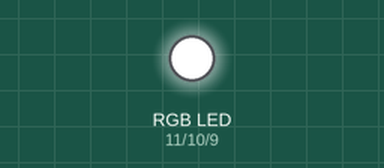
This sketch was run on a simulated Arduino Uno, built with avr-gcc and run on an emulated ATmega328P. Shown: an RGB LED mixed from three pins (HIGH = lit). What the sketch prints to the serial monitor is not drawn.

Above: at 2.4 s.
Timing chart, 0 to 3.9 s (numbered marks = the images above):
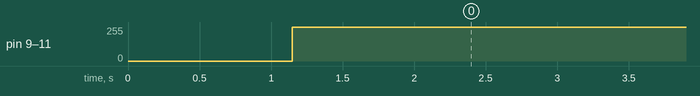

Measured:
- by itself, pin 9 (blue), pin 10 (green): 0/255 → 255/255 at 1.1 s
- by itself, pin 11 (red): 0/255 → 255/255 at 1.2 s

The sketch:

RGB.ros.ino
```cpp
int green = 10;
int red = 11;
int blue = 9;

void setup()
{
  Serial.begin(9600);
  pinMode(green, OUTPUT);
  pinMode(red, OUTPUT);
  pinMode(blue, OUTPUT);
}

void loop()
{
  for (int i = 0; i<256; i++)
  {
    analogWrite(green, i);
    analogWrite(red, i);
    analogWrite(blue, i);
    Serial.println(i);
    //delay(5);

  }

  for (int i = 256; i>0; i--)
  {
    analogWrite(green, i);
    analogWrite(red, i);
    analogWrite(blue, i);
    Serial.println(i);
    //delay(5);

  }
}
```
